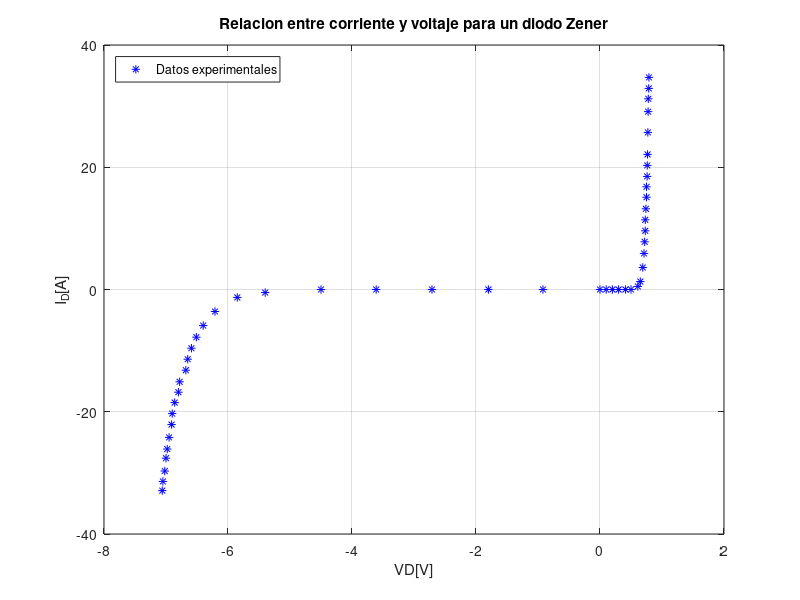
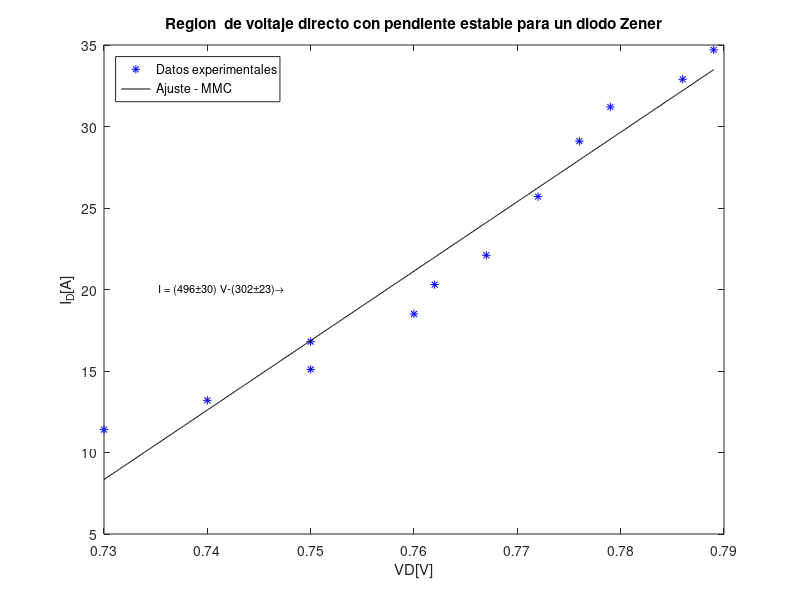
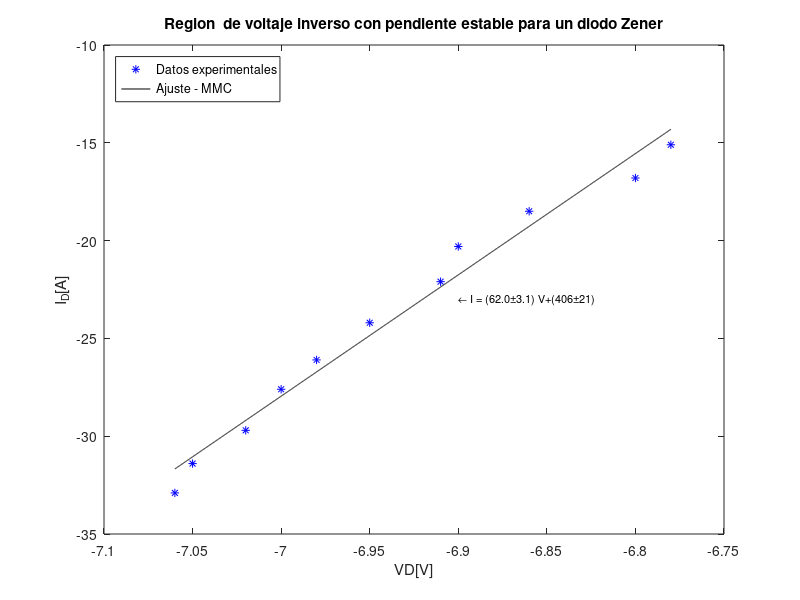
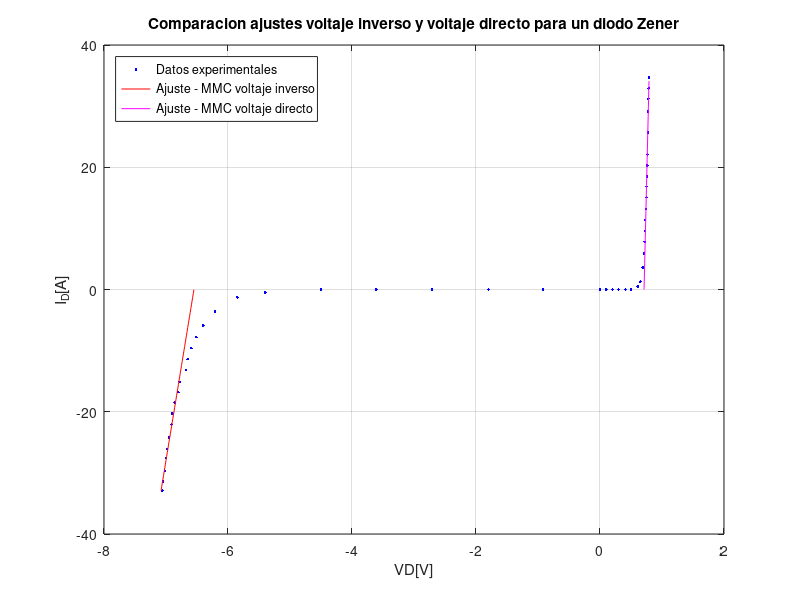

Write MATLAB code to recreate these figures, in order.
clear all; close all
VD = [-7.06	-7.05	-7.02	-7	-6.98	-6.95	-6.9	-6.91	-6.86	-6.8	-6.78	-6.68	-6.65	-6.59	-6.51	-6.4	-6.21	-5.85	-5.4	-4.5	-3.61	-2.71	-1.8	-0.92	0	0.1	0.2	0.3	0.41	0.5	0.61	0.65	0.69	0.71	0.72	0.73	0.73	0.74	0.75	0.75	0.76	0.762	0.767	0.772	0.776	0.779	0.786	0.789];
I_D = [-32.9	-31.4	-29.7	-27.6	-26.1	-24.2	-20.3	-22.1	-18.5	-16.8	-15.1	-13.2	-11.4	-9.6	-7.8	-5.9	-3.6	-1.3	-0.5	0	0	0	0	0	0	0	0	0	0	0	0.5	1.3	3.6	5.9	7.8	9.6	11.4	13.2	15.1	16.8	18.5	20.3	22.1	25.7	29.1	31.2	32.9	34.7]; 

i = 1; x(1) = 0; y(1) = 0; x2(1) = 0; y2(1) = 0;
npend1 = 11; %%%%%%%%%%%%%%%%%%%%% este es el numero de datos para la recta en v pos - 1
x0n = 11; %%%%%%%%%%%%%%%%%%%%% este es el numero de datos para la recta en v neg
x0 = length(VD)-npend1; 
x2 = VD(1:x0n); y2 = I_D(1:x0n); x = VD(x0:length(VD)); y = I_D(x0:length(VD));

%%%%%%%%%%%%%%%%%%%%%%%%%%%%%%%%%%%%%%%%%%%%%Minimos Cuadrados voltaje directo%%%%%%%%%%%%%%%%%%%%%%%%%%%%%%%%%%%%%%%%%%%%%%%%
size(x)
size(y)
N = size(x)(2)
format long

sxy = sum(x.*y); sxx = sum(x.*x); syy = sum(y.*y); sx = sum(x); sy = sum(y);
a = (((N)*(sxy))-((sx)*(sy)))/(((N)*(sxx))-((sx)*(sx)))
b = (((sxx)*(sy))-((sx)*(sxy)))/(((N)*(sxx))-((sx)*(sx)))
e = (y-((a*x)+b)).^2; sei = sum(e);
incertidumbrea=sqrt((sei)/(N-2))*sqrt((N)/(((N)*(sxx))-((sx)*(sx))))
incertidumbreb=sqrt((sei)/(N-2))*sqrt((sxx)/(((N)*(sxx))-((sx)*(sx))))
r = (((N)*(sxy))-((sx)*(sy)))/(sqrt(((N)*(sxx))-((sx)*(sx)))*sqrt(((N)*(syy))-((sy)*(sy))))

%%%%%%%%%%%%%%%%%%%%%%%%%%%%%%%%%%%%%%%%%%%%%Minimos Cuadrados voltaje inverso%%%%%%%%%%%%%%%%%%%%%%%%%%%%%%%%%%%%%%%%%%%%%%%%
size(x2)
size(y2)
N2 = size(x2)(2)

sx2y2 = sum(x2.*y2); sx2x2 = sum(x2.*x2); sy2y2 = sum(y2.*y2); sx2 = sum(x2); sy2 = sum(y2);
a2 = (((N2)*(sx2y2))-((sx2)*(sy2)))/(((N2)*(sx2x2))-((sx2)*(sx2)))
b2 = (((sx2x2)*(sy2))-((sx2)*(sx2y2)))/(((N2)*(sx2x2))-((sx2)*(sx2)))
e2 = (y2-((a2*x2)+b2)).^2; sei2 = sum(e2);
iN2certidumbrea2=sqrt((sei2)/(N2-2))*sqrt((N2)/(((N2)*(sx2x2))-((sx2)*(sx2))))
iN2certidumbreb2=sqrt((sei2)/(N2-2))*sqrt((sx2x2)/(((N2)*(sx2x2))-((sx2)*(sx2))))
r2 = (((N2)*(sx2y2))-((sx2)*(sy2)))/(sqrt(((N2)*(sx2x2))-((sx2)*(sx2)))*sqrt(((N2)*(sy2y2))-((sy2)*(sy2))))

%%%%%%%%%%%%%%%%%%%%%%%%%%%%%%%%%%%%%%%%%%%%%%%%%%%%%%%%%%%%%%%%%%%%%%%%%%%%%%%%%%%%%%%%%%%%%
xx = min(x):0.0001:max(x); yy = a.*xx+b; x2x2 = min(x2):0.0001:max(x2); y2y2 = a2.*x2x2+b2; %vectores para graficar la recta resultante del ajuste

Rd = 1/a
deltaRd = (Rd^2)*incertidumbrea
Vu = -b/a
deltaVu = Vu*sqrt((incertidumbrea/a)^2+(incertidumbreb/b)^2)

Rd2 = 1/a2
deltaRd2 = (Rd2^2)*iN2certidumbrea2
Vu2 = -b2/a2
deltaVu2 = abs(Vu2)*sqrt((iN2certidumbrea2/a2)^2+(iN2certidumbreb2/b2)^2) %calculo de la resitencia dinamica Rd, voltaje umbral Vu, resitencia zener Rd2 y voltaje zener Vu2.

%%%%%%%%%%%%%%%%%%%%%%Graficas%%%%%%%%%%%%%%%%%%%%%%%%%

figure (1);clf;
plot (VD,I_D,'b*'); xlabel('VD[V]');ylabel('I_{D}[A]'); title('Relacion entre corriente y voltaje para un diodo Zener');
legend('Datos experimentales','Location','northwest'); grid on; 
print -djpeg -r100 grafica_zener.jpg

figure(2); clf;
plot(x,y,'b*',xx,yy,'-k'); legend('Datos experimentales','Ajuste - MMC','Location','northwest'); xlabel('VD[V]');ylabel('I_{D}[A]');
title('Region  de voltaje directo con pendiente estable para un diodo Zener');
text (0.735, 20, strcat ('\fontsize{11} I = (496\pm30) V-(302\pm23)\rightarrow'));
print -djpeg -r100 grafica_ajustependzenpos.jpg

figure(3); clf;
plot(x2,y2,'b*',x2x2,y2y2,'-k'); legend('Datos experimentales','Ajuste - MMC','Location','northwest'); xlabel('VD[V]');ylabel('I_{D}[A]');
title('Region  de voltaje inverso con pendiente estable para un diodo Zener')
text (-6.9, -23, strcat ('\fontsize{11}\leftarrow I = (62.0\pm3.1) V+(406\pm21)'));
print -djpeg -r100 grafica_ajustependzenneg.jpg

%%%%%%%%%%%%%%%%%%%%%%%%%%%%%%%%%%%%%%%%%%%%%%%
corte = (-b)/(a); mx = (max(I_D)-b)/(a); xx2 = corte:0.01:mx; yy2 = a.*xx2+b; 
corte2 = (-b2)/(a2); mx2 = (min(I_D)-b2)/(a2); x2x22 = mx2:0.01:corte2; y2y22 = a2.*x2x22+b2; %vectores para graficar las rectas de los ajustes

figure(4); clf;
plot(VD,I_D,'b.',x2x22,y2y22,'-r',xx2,yy2,'-m'); xlabel('VD[V]'); ylabel('I_{D}[A]'); title('Comparacion ajustes voltaje inverso y voltaje directo para un diodo Zener');
legend('Datos experimentales','Ajuste - MMC voltaje inverso','Ajuste - MMC voltaje directo','Location','northwest'); grid on
print -djpeg -r100 grafica_zenercon2ajustes.jpg 
